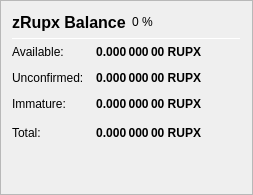
                   <widget class="QFrame" name="frame_ZerocoinBalances">
                    <property name="frameShape">
                     <enum>QFrame::StyledPanel</enum>
                    </property>
                    <property name="frameShadow">
                     <enum>QFrame::Raised</enum>
                    </property>
                    <layout class="QVBoxLayout" name="verticalLayout_7">
                     <item>
                      <layout class="QHBoxLayout" name="horizontalLayout_8" stretch="0,0,0">
                       <item>
                        <widget class="QLabel" name="label_5z_3">
                         <property name="minimumSize">
                          <size>
                           <width>0</width>
                           <height>20</height>
                          </size>
                         </property>
                         <property name="font">
                          <font>
                           <pointsize>12</pointsize>
                           <weight>75</weight>
                           <bold>true</bold>
                          </font>
                         </property>
                         <property name="text">
                          <string>zRupx Balance</string>
                         </property>
                        </widget>
                       </item>
                       <item>
                        <widget class="QLabel" name="labelzRupxPercent">
                         <property name="text">
                          <string notr="true">0 %</string>
                         </property>
                        </widget>
                       </item>
                       <item>
                        <spacer name="horizontalSpacer_11">
                         <property name="orientation">
                          <enum>Qt::Horizontal</enum>
                         </property>
                         <property name="sizeHint" stdset="0">
                          <size>
                           <width>40</width>
                           <height>20</height>
                          </size>
                         </property>
                        </spacer>
                       </item>
                      </layout>
                     </item>
                     <item>
                      <widget class="Line" name="line_ZerocoinBalance">
                       <property name="minimumSize">
                        <size>
                         <width>0</width>
                         <height>1</height>
                        </size>
                       </property>
                       <property name="maximumSize">
                        <size>
                         <width>16777215</width>
                         <height>1</height>
                        </size>
                       </property>
                       <property name="orientation">
                        <enum>Qt::Horizontal</enum>
                       </property>
                      </widget>
                     </item>
                     <item>
                      <layout class="QGridLayout" name="gridLayout_5">
                       <property name="spacing">
                        <number>12</number>
                       </property>
                       <item row="1" column="0">
                        <widget class="QLabel" name="labelzBalanceMatureText">
                         <property name="toolTip">
                          <string>Mature: more than 20 confirmation and more than 1 mint of the same denomination after it was minted.
These zRupx are spendable.</string>
                         </property>
                         <property name="text">
                          <string>Available:</string>
                         </property>
                        </widget>
                       </item>
                       <item row="1" column="1">
                        <widget class="QLabel" name="labelzBalanceMature">
                         <property name="font">
                          <font>
                           <weight>75</weight>
                           <bold>true</bold>
                          </font>
                         </property>
                         <property name="toolTip">
                          <string>Mature: more than 20 confirmation and more than 1 mint of the same denomination after it was minted.
These zRupx are spendable.</string>
                         </property>
                         <property name="text">
                          <string notr="true">0.000 000 00 RUPX</string>
                         </property>
                         <property name="alignment">
                          <set>Qt::AlignRight|Qt::AlignTrailing|Qt::AlignVCenter</set>
                         </property>
                        </widget>
                       </item>
                       <item row="2" column="0">
                        <widget class="QLabel" name="labelzBalanceUnconfirmedText">
                         <property name="toolTip">
                          <string>Unconfirmed: less than 20 confirmations
Immature: confirmed, but less than 1 mint of the same denomination after it was minted</string>
                         </property>
                         <property name="text">
                          <string>Unconfirmed:</string>
                         </property>
                        </widget>
                       </item>
                       <item row="2" column="1">
                        <widget class="QLabel" name="labelzBalanceUnconfirmed">
                         <property name="font">
                          <font>
                           <weight>75</weight>
                           <bold>true</bold>
                          </font>
                         </property>
                         <property name="toolTip">
                          <string>Unconfirmed: less than 20 confirmations
Immature: confirmed, but less than 1 mint of the same denomination after it was minted</string>
                         </property>
                         <property name="text">
                          <string notr="true">0.000 000 00 RUPX</string>
                         </property>
                         <property name="alignment">
                          <set>Qt::AlignRight|Qt::AlignTrailing|Qt::AlignVCenter</set>
                         </property>
                        </widget>
                       </item>
                       <item row="3" column="0">
                        <widget class="QLabel" name="labelzBalanceImmatureText">
                         <property name="toolTip">
                          <string>Unconfirmed: less than 20 confirmations
Immature: confirmed, but less than 1 mint of the same denomination after it was minted</string>
                         </property>
                         <property name="text">
                          <string>Immature:</string>
                         </property>
                        </widget>
                       </item>
                       <item row="3" column="1">
                        <widget class="QLabel" name="labelzBalanceImmature">
                         <property name="font">
                          <font>
                           <weight>75</weight>
                           <bold>true</bold>
                          </font>
                         </property>
                         <property name="toolTip">
                          <string>Unconfirmed: less than 20 confirmations
Immature: confirmed, but less than 1 mint of the same denomination after it was minted</string>
                         </property>
                         <property name="text">
                          <string notr="true">0.000 000 00 RUPX</string>
                         </property>
                         <property name="alignment">
                          <set>Qt::AlignRight|Qt::AlignTrailing|Qt::AlignVCenter</set>
                         </property>
                        </widget>
                       </item>
                       <item row="4" column="0">
                        <widget class="QLabel" name="labelzBalanceText">
                         <property name="toolTip">
                          <string>Your current zRupx balance, unconfirmed and immature zRupx included.</string>
                         </property>
                         <property name="text">
                          <string>Total:</string>
                         </property>
                        </widget>
                       </item>
                       <item row="4" column="1">
                        <widget class="QLabel" name="labelzBalance">
                         <property name="font">
                          <font>
                           <weight>75</weight>
                           <bold>true</bold>
                          </font>
                         </property>
                         <property name="cursor">
                          <cursorShape>IBeamCursor</cursorShape>
                         </property>
                         <property name="toolTip">
                          <string>Your current zRupx balance, unconfirmed and immature zRupx included.</string>
                         </property>
                         <property name="text">
                          <string notr="true">0.000 000 00 RUPX</string>
                         </property>
                         <property name="alignment">
                          <set>Qt::AlignRight|Qt::AlignTrailing|Qt::AlignVCenter</set>
                         </property>
                         <property name="textInteractionFlags">
                          <set>Qt::LinksAccessibleByMouse|Qt::TextSelectableByKeyboard|Qt::TextSelectableByMouse</set>
                         </property>
                        </widget>
                       </item>
                       <item row="4" column="2">
                        <spacer name="horizontalSpacer_4">
                         <property name="orientation">
                          <enum>Qt::Horizontal</enum>
                         </property>
                         <property name="sizeHint" stdset="0">
                          <size>
                           <width>40</width>
                           <height>20</height>
                          </size>
                         </property>
                        </spacer>
                       </item>
                      </layout>
                     </item>
                     <item>
                      <spacer name="verticalSpacer_4">
                       <property name="orientation">
                        <enum>Qt::Vertical</enum>
                       </property>
                       <property name="sizeHint" stdset="0">
                        <size>
                         <width>20</width>
                         <height>40</height>
                        </size>
                       </property>
                      </spacer>
                     </item>
                    </layout>
                   </widget>
